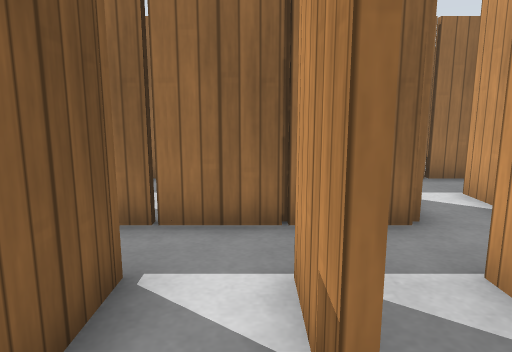
View 1 (above)

24 first-person views from a walk through a robot-simulator world made for Gazebo. The camera is 0.86 m above the floor, tilts 10° down and sees 70° across. The floor is counted in squares, 0.5 m on a side. Each view is taken from the middle of a square. On the plan, view 1 faces up. The plan holds only what a view shows up to about 17 squares ahead; the rest is blank. Gazebo's built-in surfaces are drawn with simple patterns.

View 2
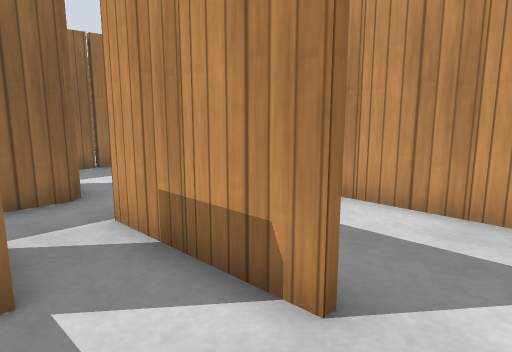

View 3
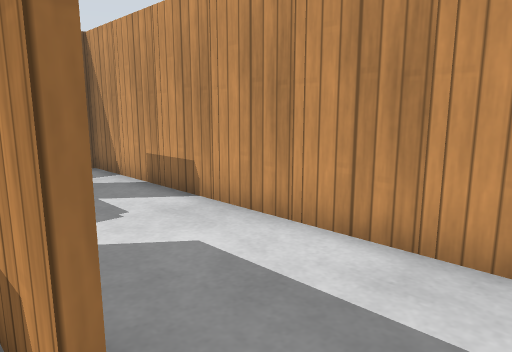

View 4
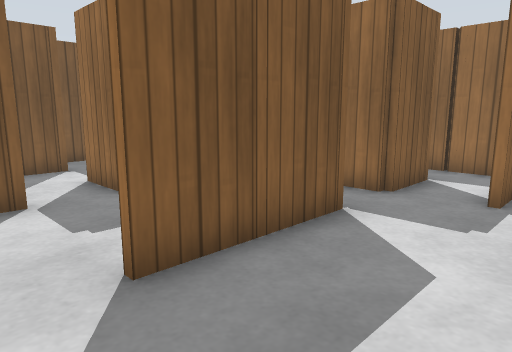

View 5
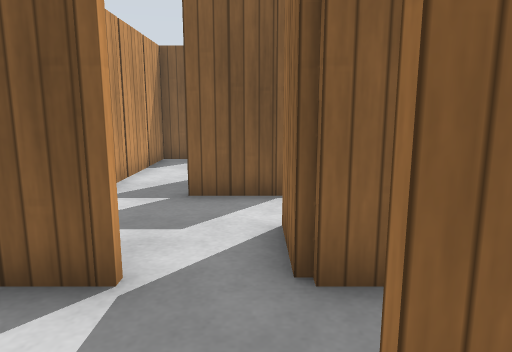

View 6
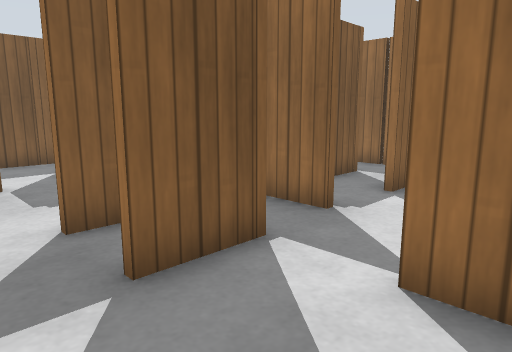

View 7
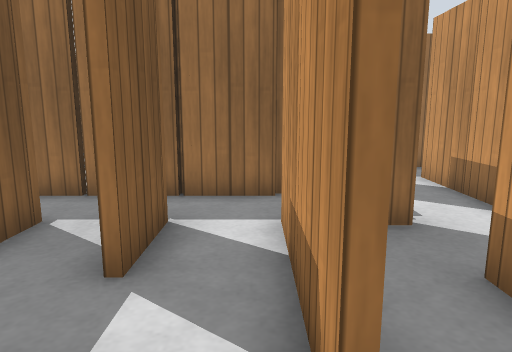

View 8
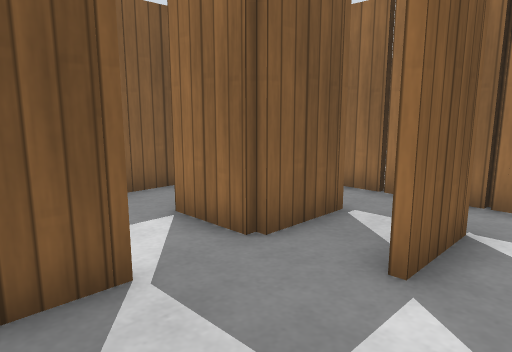

View 9
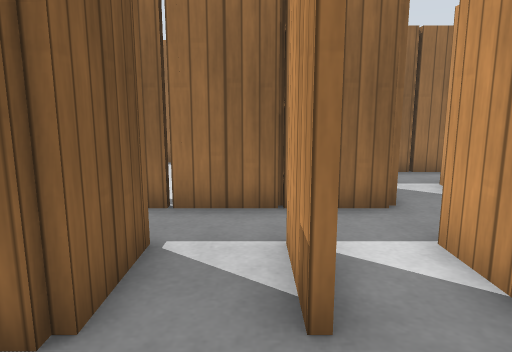

View 10
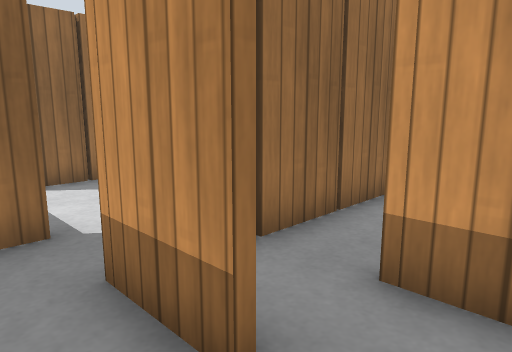

View 11
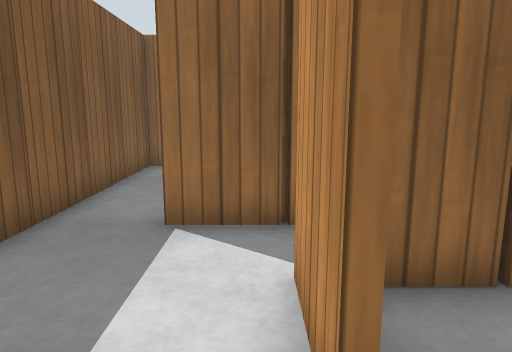

View 12
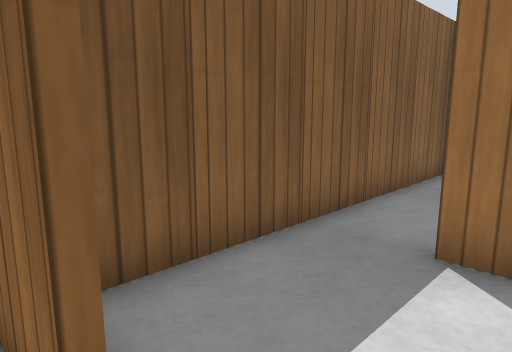

View 13
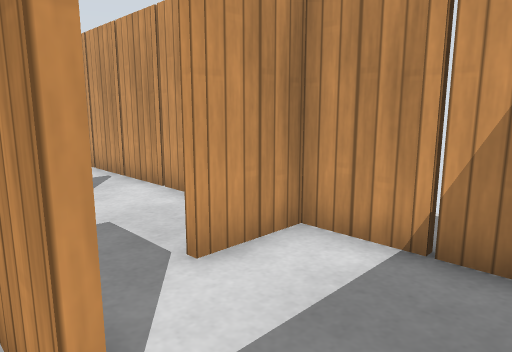

View 14
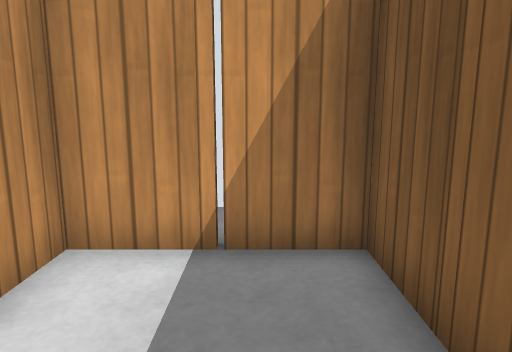

View 15
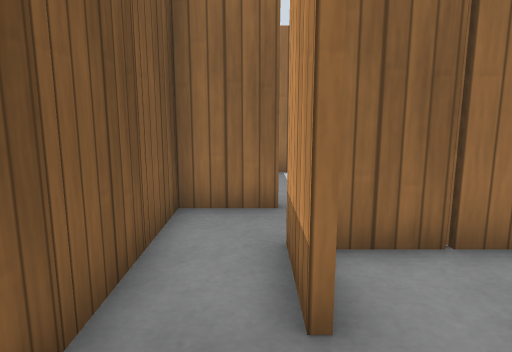

View 16
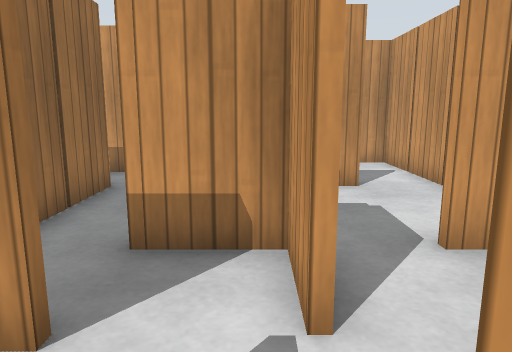

View 17
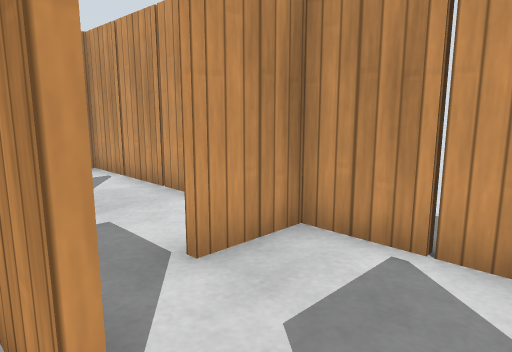

View 18
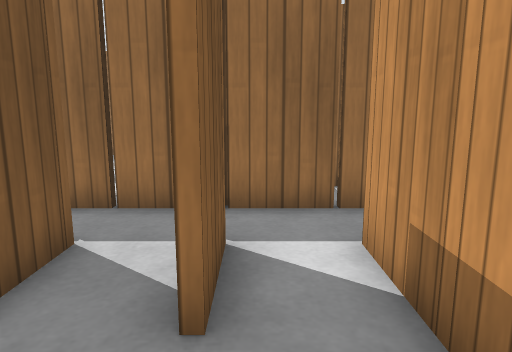

View 19
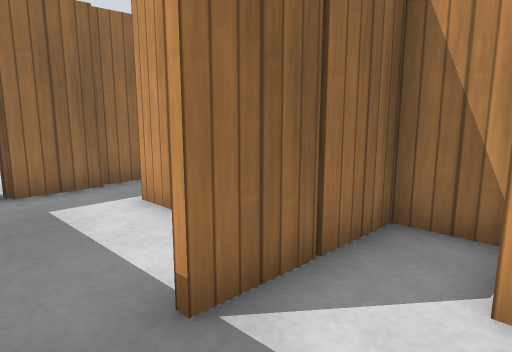

View 20
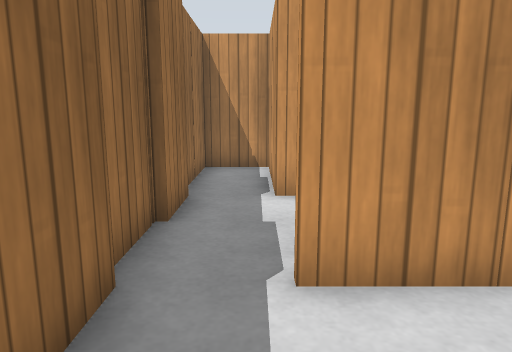

View 21
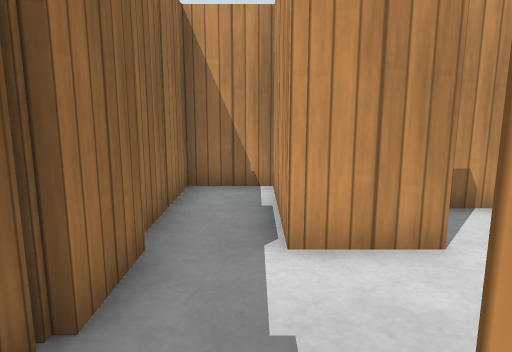

View 22
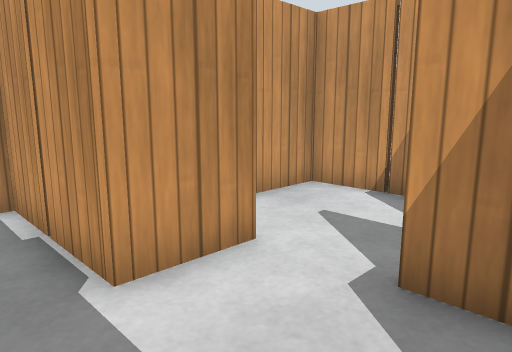

View 23
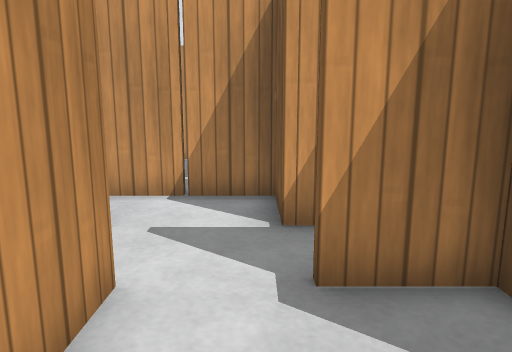

View 24
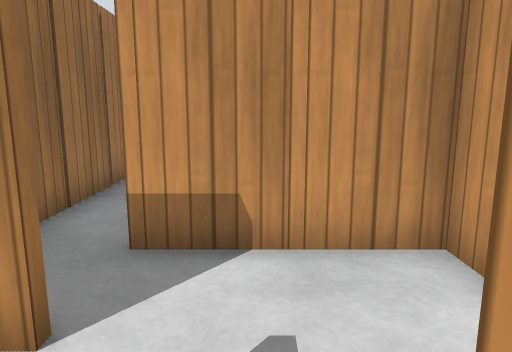

### Floor plan
Points are (right, up) in squares from view 1. A wall is a line through its corners. A room is listed if a view was taken in it or the views show most of it. See-through windows are left out.
Room 1 (views 1, 2, 3, 4, 5, 6, 7, 8, 9, 10, 13, 14, 15, 16, 17, 18)
walls: (-3.5, 1.6) (-1.6, 1.6) (-1.6, 2.5); (-3.6, 3.5) (-3.6, 6.5); (-5.4, 0.6) (-5.4, -0.5); (-5.5, 3.4) (-7.1, 3.4); (-1.4, 2.5) (-1.4, 1.4) (-3.5, 1.4); (-7.4, 2.9) (-7.4, 2.1); (-7.4, 0.5) (-7.4, -0.5); (-7.6, -0.5) (-7.6, 3.5); (0.4, 1.5) (0.4, 2.5); (0.6, 2.1) (0.6, 1.5); (-5.4, 6.5) (-5.4, 5.5); (-7.5, 5.4) (-13, 5.4); (-9.4, 2.5) (-9.4, 1.5); (-9.6, 1.5) (-9.6, 2.5); (2.6, 2.5) (2.6, 1.5); (2.6, 0.5) (2.6, -0.5); (2.4, -0.5) (2.4, 2.5); (1.5, -2.4) (6.4, -2.4) (6.4, 9.4) (1.9, 9.4); (-11.4, 2.5) (-11.4, 1.4) (-13.5, 1.4); (-2.5, 9.4) (-9.6, 9.4); (-10.2, -2.4) (-2.5, -2.4); (2.6, 6.5) (2.6, 5.4) (-2.1, 5.4); (4.4, 5.8) (4.4, 6.2); (-13.5, 1.6) (-11.9, 1.6); (-13.6, 3.5) (-13.6, 5.5); (-15.4, 5.4) (-15.4, -2.4) (-12.5, -2.4)
low walls: (4.6, 6.4) (4.6, 5.5)
ways out: opening at (-15, 4.5) to room 2
objects: wooden post (-16, 0); wooden post (-16, 2); wooden post (-16, 4); wooden post (-13, -2); wooden post (-11, -1); wooden post (-11, 3); wooden post (-9, -2); wooden post (-9, 3); wooden post (-9, 5); wooden post (-9, 9); wooden post (-8, 4); wooden post (-7, -2); wooden post (-7, 1); wooden post (-7, 7); wooden post (-5, -2); wooden post (-5, 1); wooden post (-5, 7); wooden post (-5, 9); wooden post (-4, 6); wooden post (-3, -2); wooden post (-3, 7); wooden post (-1, -1); wooden post (-1, 3); wooden post (-1, 6); wooden post (1, 3); wooden post (1, 5); wooden post (3, -2); wooden post (3, 1); wooden post (3, 3); wooden post (3, 7); wooden post (3, 9); wooden post (5, -2); wooden post (5, 7); wooden post (7, -1); wooden post (7, 1); wooden post (7, 3); wooden post (7, 5); wooden post (7, 7)
Room 2 (views 11, 12, 19)
walls: (-13.5, 7.4) (-15.4, 7.4) (-15.4, 5.4); (-11.6, 7.5) (-11.6, 9.5); (-9.6, 9.4) (-10.8, 9.4); (-9.6, 9.9) (-9.6, 10.5); (-15.4, 11.4) (-15.4, 8.4); (-9.5, 11.4) (-13.5, 11.4)
ways out: opening at (-15, 4.5) to room 1; opening at (-15, 11) to room 3
objects: wooden post (-16, 6); wooden post (-16, 10); wooden post (-14, 6); wooden post (-12, 10); wooden post (-11, 6); wooden post (-11, 11)
Room 3 (views 20, 21, 22, 23)
walls: (-11.5, 13.6) (-9.5, 13.6); (-11.6, 13.5) (-11.6, 14.6); (-11.5, 17.4) (-12.6, 17.4); (-9.5, 17.6) (-11.6, 17.6); (-14.9, 17.6) (-15.4, 17.6) (-15.4, 11.4); (-7.6, 14.4) (-7.6, 15.6) (-5.6, 15.6); (-7.5, 17.4) (-8.6, 17.4); (-5.5, 17.6) (-7, 17.6)
ways out: opening at (-15, 11) to room 2; opening at (-8.5, 14) to room 4; opening at (-6.5, 16.5)
objects: wooden post (-16, 12); wooden post (-16, 14); wooden post (-16, 16); wooden post (-13, 18); wooden post (-12, 14); wooden post (-11, 15); wooden post (-9, 18); wooden post (-8, 16)
Room 4 (view 24)
walls: (-7.6, 13.5) (-7.6, 14.4); (-8.6, 9.6) (-5.6, 9.6) (-5.6, 12.6); (-9.4, 10.6) (-9.4, 9.6); (-10, 11.6) (-9.5, 11.6); (-3.5, 15.4) (-4.5, 15.4)
ways out: opening at (-8.5, 14) to room 3; opening at (-2.5, 13.5)
objects: wooden post (-9, 11); wooden post (-7, 10); wooden post (-5, 11); wooden post (-5, 13)

Positions as (right, up) in squares from view 1, and headings:
1: (0, 0), facing up
2: (0, -2), facing up-right
3: (2, -2), facing up-right
4: (6, -2), facing up-left
5: (2, 1), facing left
6: (-2, -2), facing up-left
7: (-8, -2), facing up
8: (-8, -2), facing up-left
9: (-10, -1), facing up
10: (-15, 2), facing up-right
11: (-12, 6), facing up
12: (-12, 7), facing up-left
13: (-15, 2), facing down-right
14: (-14, 2), facing down
15: (-14, 1), facing up
16: (-6, 2), facing right
17: (-5, 2), facing down-right
18: (-5, 3), facing up
19: (-15, 9), facing up-right
20: (-15, 16), facing right
21: (-12, 16), facing right
22: (-11, 17), facing down-right
23: (-9, 17), facing down
24: (-10, 12), facing right
